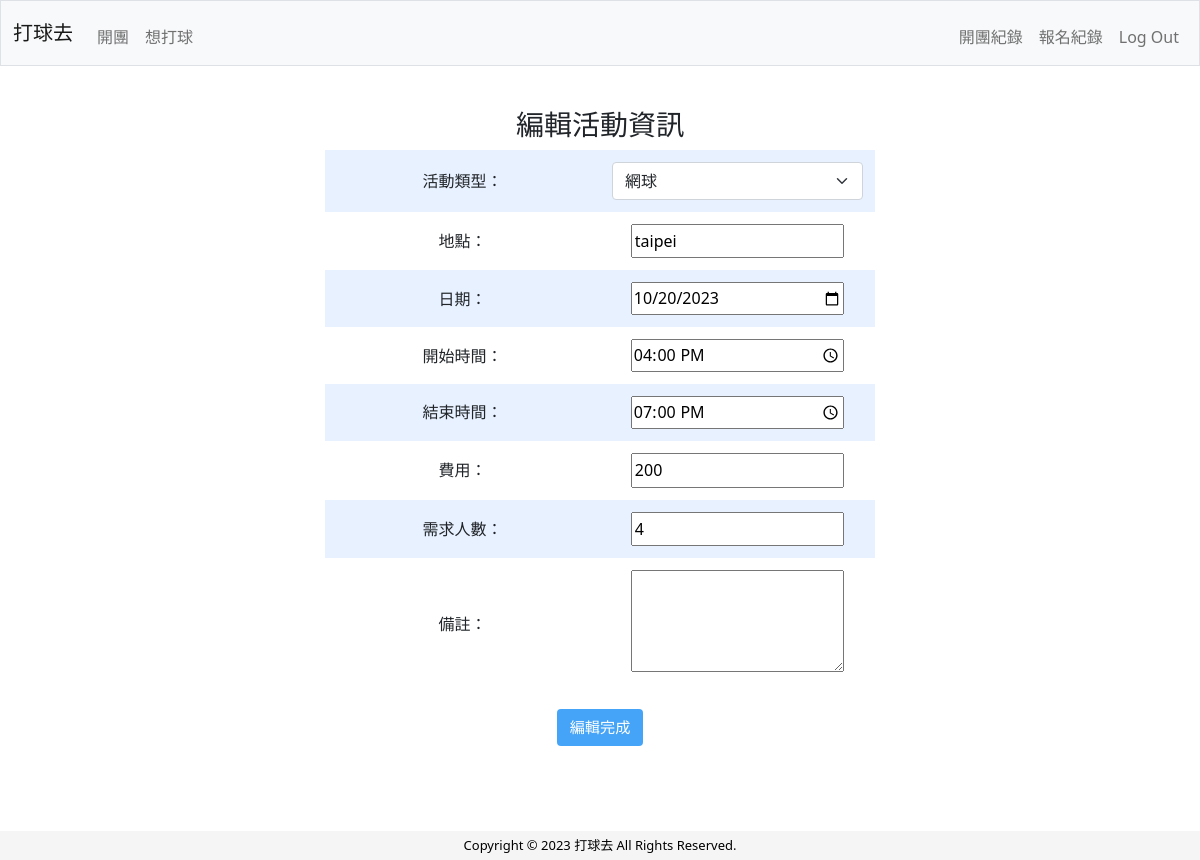
The app's page /edit_activity/33 (signed in) with its own data.
### tables this page shows
CREATE TABLE activities (
id INTEGER PRIMARY KEY AUTOINCREMENT NOT NULL, 
type TEXT NOT NULL,
date TEXT NOT NULL, 
start_time TEXT NOT NULL, 
end_time TEXT NOT NULL, 
location TEXT NOT NULL,
level TEXT NOT NULL,
price TEXT, 
participants INTEGER NOT NULL,
remark TEXT, user_id INTEGER, applicants Integer NOT NULL DEFAULT 0,
FOREIGN KEY (user_id) REFERENCES users(id)
);

### app.py (the view, shortened to what this page needs)
@app.route("/edit_activity/<int:activity_id>", methods=["GET","POST"])
@login_required
def edit_activity(activity_id):
    activity = db.execute("SELECT * FROM activities WHERE id = ?", activity_id)
    return render_template("edit_activity.html",activity=activity[0])

### app.py (called while the page is built)
def login_required(f):
    @wraps(f)
    def decorated_function(*args, **kwargs):
        if session.get("user_id") is None:
            return redirect("/login")
        return f(*args, **kwargs)
    return decorated_function

@app.after_request
def after_request(response):
    response.headers["Cache-Control"] = "no-cache, no-store, must-revalidate"
    response.headers["Expires"] = 0
    response.headers["Pragma"] = "no-cache"
    return response

### templates/edit_activity.html (shortened to what this page needs)
{% extends "layout.html" %}
{% block main %}
<div>
    <h3>編輯活動資訊</h3>
    <form action="/edit_activity/{{activity.id}}" method="post" >
        <div class="container ">
            <table>
                <tbody>
                    <tr>
                        <td>活動類型：</td>
                        <td><select class="form-select" id="sport" name="sport" required>
                            <option value="網球" {% if activity.type == '網球' %}selected{% endif %}>網球</option>
                        </select></td>
                    </tr>
                    <tr>
                        <td>地點：</td>
                        <td><input type="text" id="location" name="location" value="{{ activity.location }}" autocomplete required></td>
                    </tr>
                    <tr>
                        <td>日期：</td>
                        <td><input type="date" id="date" name="date" min=today value="{{ activity.date }}" required ></td>
                    </tr>
                    <tr>
                        <td>開始時間：</td>
                        <td><input type="time" id="start_time" name="start_time" value="{{ activity.start_time }}" required></td>
                    </tr>
                    <tr>
                        <td>結束時間：</td>
                        <td><input type="time" id="end_time" name="end_time" value="{{ activity.end_time }}" required></td>
                    </tr>
                    <tr>
                        <td>費用：</td>
                        <td><input type="text" id="price" name="price" value="{{ activity.price}}" required></td>
                    </tr>
                    <tr>
                        <td>需求人數：</td>
                        <td><input type="number" id="participants" name="participants" min="1" value="{{ activity.participants }}" required></td>
                    </tr>
                    <tr>
                        <td>備註：</td>
                        <td><textarea type="remark" id="location" name="remark" value="activity.remark" ></textarea></td>
                    </tr>
                </tbody>
            </table>
            <input type="submit" value="編輯完成" class="btn btn-primary">
        </div>
    </form>
{% endblock %}

### static/styles.css (style rules this page uses)
body { background-color: #ffffff; color: #212529; font-size: 1rem; font-weight: 400; line-height: 1.5; margin-top: 60px; text-align: left; }
.btn { margin-top: 3px; }
.container { margin-left: auto; margin-right: auto; padding-left: 15px; padding-right: 15px; text-align: center; width: 50%; }
.container > table { margin-left: auto; margin-right: auto; }
button, input[type="submit"] { background-color: #45a4f7; border: 1px solid transparent; border-radius: 0.25rem; margin-top: 3px; font-size: 0.95rem; font-weight: 400; line-height: 1.5; padding: 0.375rem 0.75rem; text-align: center; transition: color 0.15s ease-in-out, background-color 0.15s ease-in-out, border-color 0.15s ease-in-out, box-shadow 0.15s ease-in-out; vertical-align: middle; }
input[type="number"] { line-height: 1.8; width: 10%; }
input[type="text"] { line-height: 1.8; width: 85%; }
input[type="date"], input[type="number"] { line-height: 1.8; width: 85%; }
input[type="time"], input[type="number"] { line-height: 1.8; width: 85%; }
textarea[type="remark"] { line-height: 3; width: 85%; text-align: left; }
table { background-color: transparent; margin-bottom: 1rem; table-layout: fixed; width: 100%; }
table th, table td { padding: 0.75rem; vertical-align: middle; word-wrap: break-word; }
tbody tr:nth-of-type(odd) { background-color: rgb(179, 208, 255, 0.3) }

### records on screen
activities: sport "網球", location "taipei", date "10/20/2023", start_time "16:00", end_time "19:00", price "200", participants "4"
